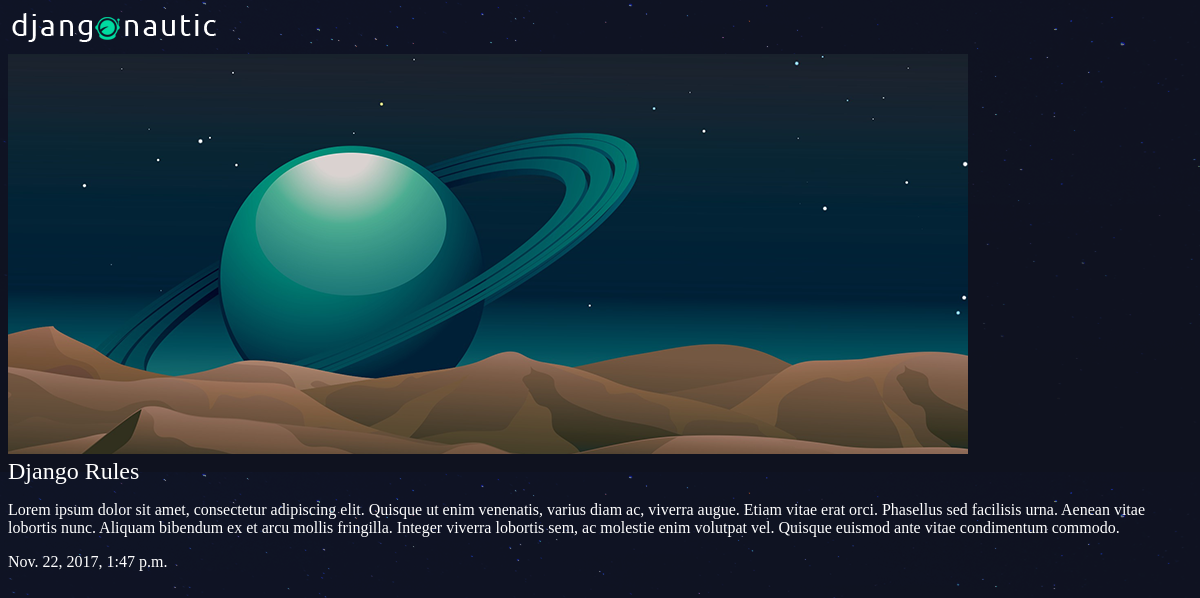
Page /articles/djangorules/ on the committed database.
### articles/models.py (models this page shows, shortened)
class Article(models.Model): # Article is a table
    title = models.CharField(max_length=100)
    slug = models.SlugField()
    body = models.TextField()
    date = models.DateTimeField(auto_now_add=True)
    thumb = models.ImageField(default="default.png", blank=True)

### articles/views.py (the view)
# urls.py: url(r'^(?P<slug>[\w-]+)/$', views.article_detail, name="detail"), #slug can be abc, anything
def article_detail(request, slug):
    article = Article.objects.get(slug=slug)
    return render(request, 'articles/article_detail.html', {"article": article})

### articles/templates/articles/article_detail.html
{% extends 'base_layout.html' %}
{% block content %}
<div class="article-detail">
    <div class="article">
        <img src="{{ article.thumb.url }}">
        <h2>{{ article.title }}</h2>
        <p>{{ article.body }}</p>
        <p>{{ article.date }}</p>
    </div>
</div>
{% endblock %}

### assets/styles.css (style rules this page uses)
body { background-color: #0f121f; background-image: url(/static/stars.png); background-repeat-y: no-repeat; color: #fff; }
body * { font-family: Ubuntu; }
h1, h2, h3, h4, h5 { font-weight: normal; margin: 0; }

### rows in the picture
Article: thumb (placeholder picture), title "Django Rules", body "Lorem ipsum dolor sit amet, consectetur adipiscing elit. Quisque ut enim venenatis, varius diam ac, viverra augue. Etiam vitae erat orci. Phasellus sed facilisis urna. Aenean vitae lobortis nunc. Aliquam bibendum ex et arcu mollis fringilla. Integer viverra lobortis sem, ac molestie enim volutpat vel. Quisque euismod ante vitae condimentum commodo.", date "Nov. 22, 2017, 1:47 p.m."
